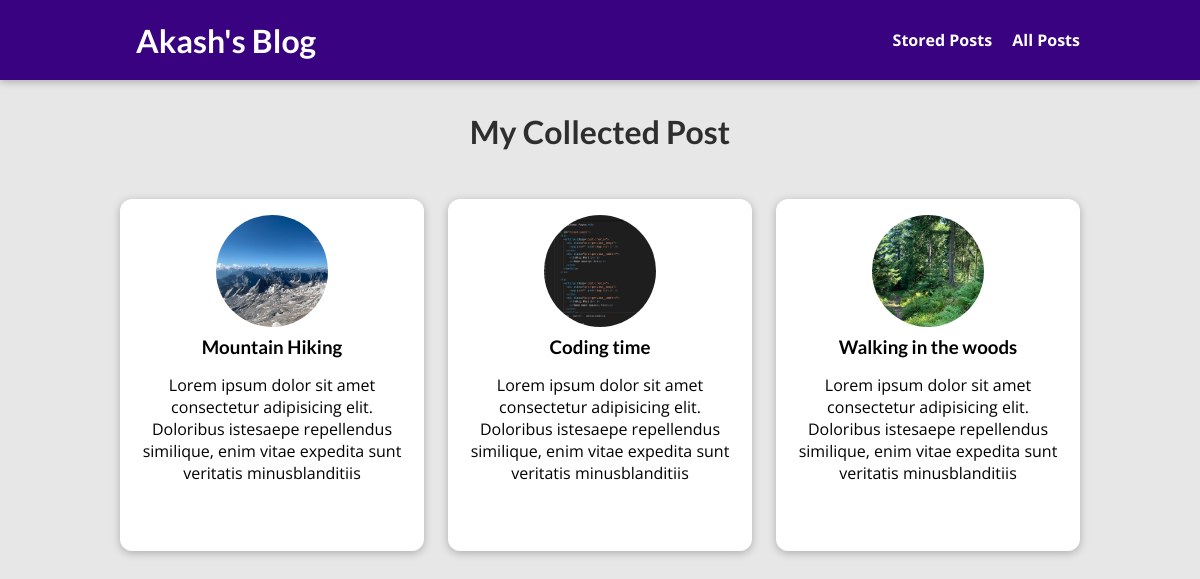
The page /posts on the database its author committed.
### blog/models.py (models this page shows, shortened)
class Post(models.Model):
    title = models.CharField(max_length=150)
    excerpt = models.CharField(max_length=200)
    image = models.ImageField(upload_to="posts", null=True)
    date = models.DateField(auto_now=True)
    slug = models.SlugField(unique=True)
    content = models.TextField(validators=[MinLengthValidator(10)])
    author = models.ForeignKey(Author,on_delete=models.SET_NULL,null=True,related_name="posts")
    tag =models.ManyToManyField(Tag)

### blog/views.py (the view)
# urls.py: path("posts",views.AllPostsViews.as_view(),name="posts-page"),
class AllPostsViews(ListView):
    template_name = "blog/all-posts.html"
    model = Post
    ordering = ["-date"]
    context_object_name = "all_posts"

### blog/templates/blog/all-posts.html (shortened to what this page needs)
{% extends "base.html" %}
{% load static %}
{% block css_files %}
    <link rel="stylesheet" href="{% static 'blog/post.css' %}">
    <link rel="stylesheet" href="{% static 'blog/all-posts.css' %}">
{% endblock %}
{% block content %}
    <section id="all-posts">
        <h2>My Collected Post</h2>
        <ul>
            {% for post in all_posts%}
                {% include "blog/includes/post.html"%}
            {% endfor %}
        </ul>
    </section>
{% endblock %}

### blog/templates/blog/includes/post.html
<li>
  <article class="post">
    <a href="{% url 'post-detail-page' post.slug %}">
      <img
        src="{{ post.image.url }}"
        alt="{{ post.title }}"
      />
      <div class="post__content">
        <h3>{{ post.title }}</h3>
        <p>
          {{ post.excerpt }}
        </p>
      </div>
    </a>
  </article>
</li>

### static/app.css (style rules this page uses)
* { box-sizing: border-box; }
html { font-family: 'Open Sans', 'Lato', sans-serif; }
body { margin: 0; }
h1, h2, h3 { font-family: 'Lato', sans-serif; font-weight: bold; }

### blog/static/blog/post.css (style rules this page uses)
.post { display: flex; flex-direction: column; align-items: center; text-align: center; }
.post a { text-decoration: none; color: black; transition: all 0.2s ease; padding: 1rem; }
.post img { width: 5rem; height: 5rem; object-fit: cover; border-radius: 50%; }
.post h3 { margin: 0.25rem 0; }

### blog/static/blog/all-posts.css (style rules this page uses)
body { background-color: #e7e7e7; }
#all-posts { margin: 7rem auto; width: 90%; max-width: 60rem; }
#all-posts h2 { text-align: center; font-size: 2rem; color: #2e2e2e; margin: 3rem 0; }
ul { list-style: none; margin: 0; padding: 0; display: grid; grid-template-columns: repeat(auto-fill, minmax(17rem, 1fr)); gap: 1.5rem; }
.post img { width: 7rem; height: 7rem; }
.post a { height: 22rem; transform-origin: center; box-shadow: 0 2px 8px rgba(0, 0, 0, 0.25); border-radius: 12px; background-color: white; }

### rows shown on the page
Post: image (picture), title "Mountain Hiking", excerpt "Lorem ipsum dolor sit amet consectetur adipisicing elit. Doloribus istesaepe repellendus similique, enim vitae expedita sunt veritatis minusblanditiis"
Post: image (picture), title "Coding time", excerpt "Lorem ipsum dolor sit amet consectetur adipisicing elit. Doloribus istesaepe repellendus similique, enim vitae expedita sunt veritatis minusblanditiis"
Post: image (picture), title "Walking in the woods", excerpt "Lorem ipsum dolor sit amet consectetur adipisicing elit. Doloribus istesaepe repellendus similique, enim vitae expedita sunt veritatis minusblanditiis"
